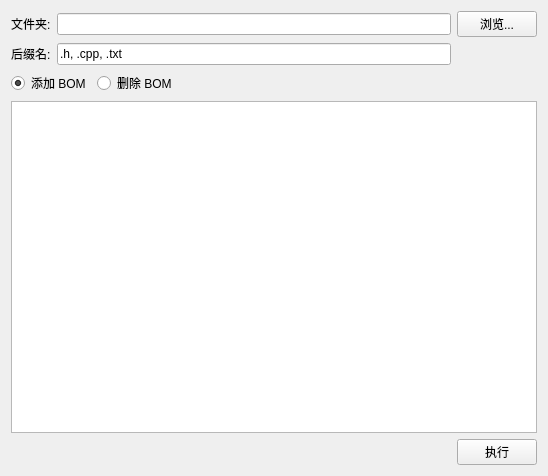
<?xml version="1.0" encoding="UTF-8"?>
<ui version="4.0">
 <class>MainWidget</class>
 <widget class="QWidget" name="MainWidget">
  <property name="geometry">
   <rect>
    <x>0</x>
    <y>0</y>
    <width>548</width>
    <height>476</height>
   </rect>
  </property>
  <property name="windowTitle">
   <string>添加/删除 BOM</string>
  </property>
  <property name="styleSheet">
   <string notr="true">QPushButton {
	min-width: 70px;
}</string>
  </property>
  <layout class="QGridLayout" name="gridLayout_2">
   <item row="0" column="0">
    <layout class="QGridLayout" name="gridLayout">
     <item row="0" column="0">
      <widget class="QLabel" name="label">
       <property name="text">
        <string>文件夹:</string>
       </property>
      </widget>
     </item>
     <item row="0" column="1">
      <widget class="QLineEdit" name="dirEdit">
       <property name="readOnly">
        <bool>false</bool>
       </property>
      </widget>
     </item>
     <item row="0" column="2">
      <widget class="QPushButton" name="browseButton">
       <property name="text">
        <string>浏览...</string>
       </property>
      </widget>
     </item>
     <item row="1" column="0">
      <widget class="QLabel" name="label_3">
       <property name="text">
        <string>后缀名:</string>
       </property>
      </widget>
     </item>
     <item row="1" column="1">
      <widget class="QLineEdit" name="suffixesEdit">
       <property name="text">
        <string>.h, .cpp, .txt</string>
       </property>
      </widget>
     </item>
    </layout>
   </item>
   <item row="1" column="0">
    <layout class="QHBoxLayout" name="horizontalLayout_2">
     <item>
      <widget class="QRadioButton" name="needBomRadioButton">
       <property name="text">
        <string>添加 BOM</string>
       </property>
       <property name="checked">
        <bool>true</bool>
       </property>
      </widget>
     </item>
     <item>
      <widget class="QRadioButton" name="unneedBomRadioButton">
       <property name="text">
        <string>删除 BOM</string>
       </property>
      </widget>
     </item>
     <item>
      <spacer name="horizontalSpacer">
       <property name="orientation">
        <enum>Qt::Horizontal</enum>
       </property>
       <property name="sizeHint" stdset="0">
        <size>
         <width>40</width>
         <height>20</height>
        </size>
       </property>
      </spacer>
     </item>
    </layout>
   </item>
   <item row="2" column="0">
    <widget class="QTextEdit" name="statusEdit"/>
   </item>
   <item row="3" column="0">
    <layout class="QHBoxLayout" name="horizontalLayout_3">
     <item>
      <spacer name="horizontalSpacer_2">
       <property name="orientation">
        <enum>Qt::Horizontal</enum>
       </property>
       <property name="sizeHint" stdset="0">
        <size>
         <width>40</width>
         <height>20</height>
        </size>
       </property>
      </spacer>
     </item>
     <item>
      <widget class="QPushButton" name="processButton">
       <property name="text">
        <string>执行</string>
       </property>
      </widget>
     </item>
    </layout>
   </item>
  </layout>
 </widget>
 <resources/>
 <connections/>
</ui>
